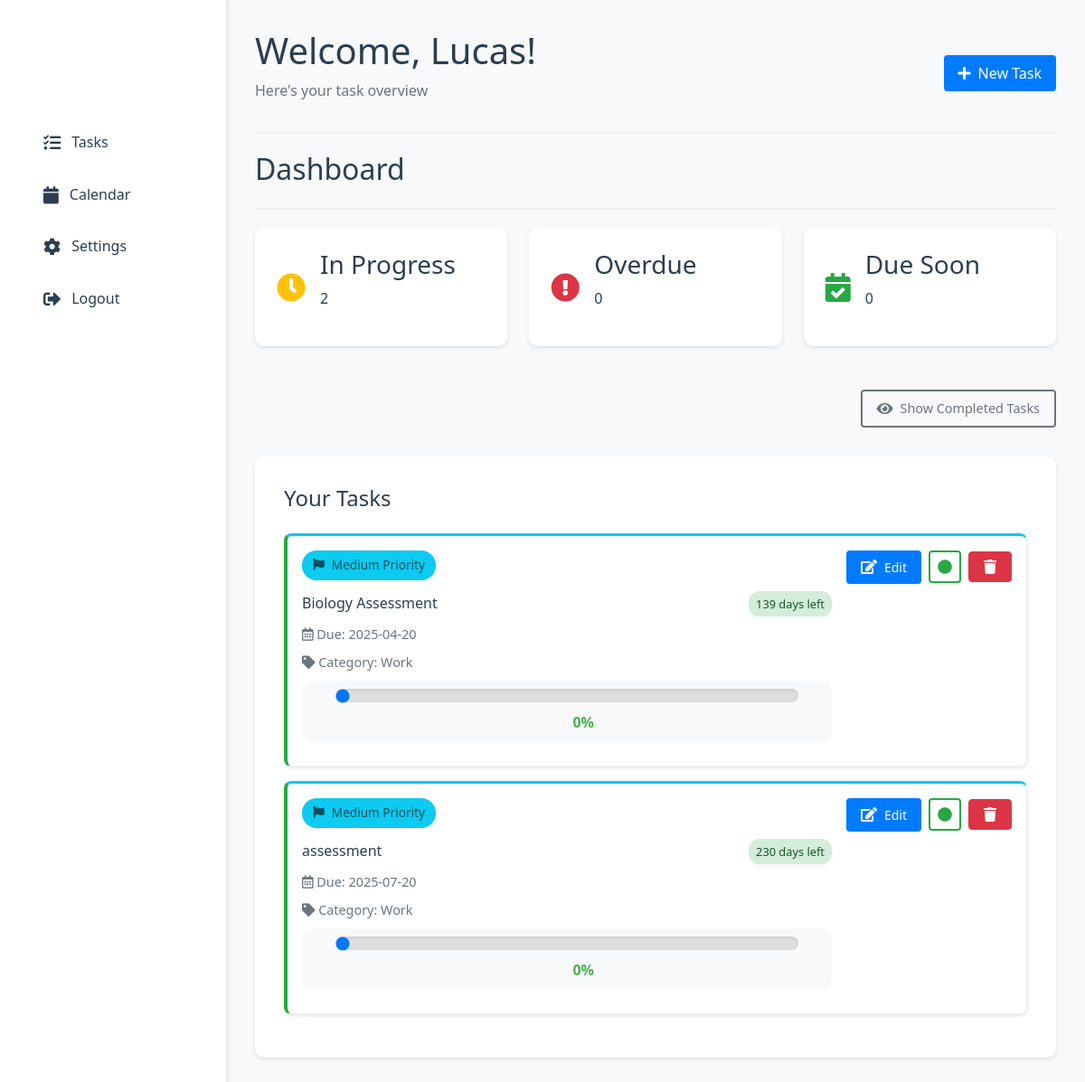
/dashboard (signed in), run on an earlier commit of the app's database.
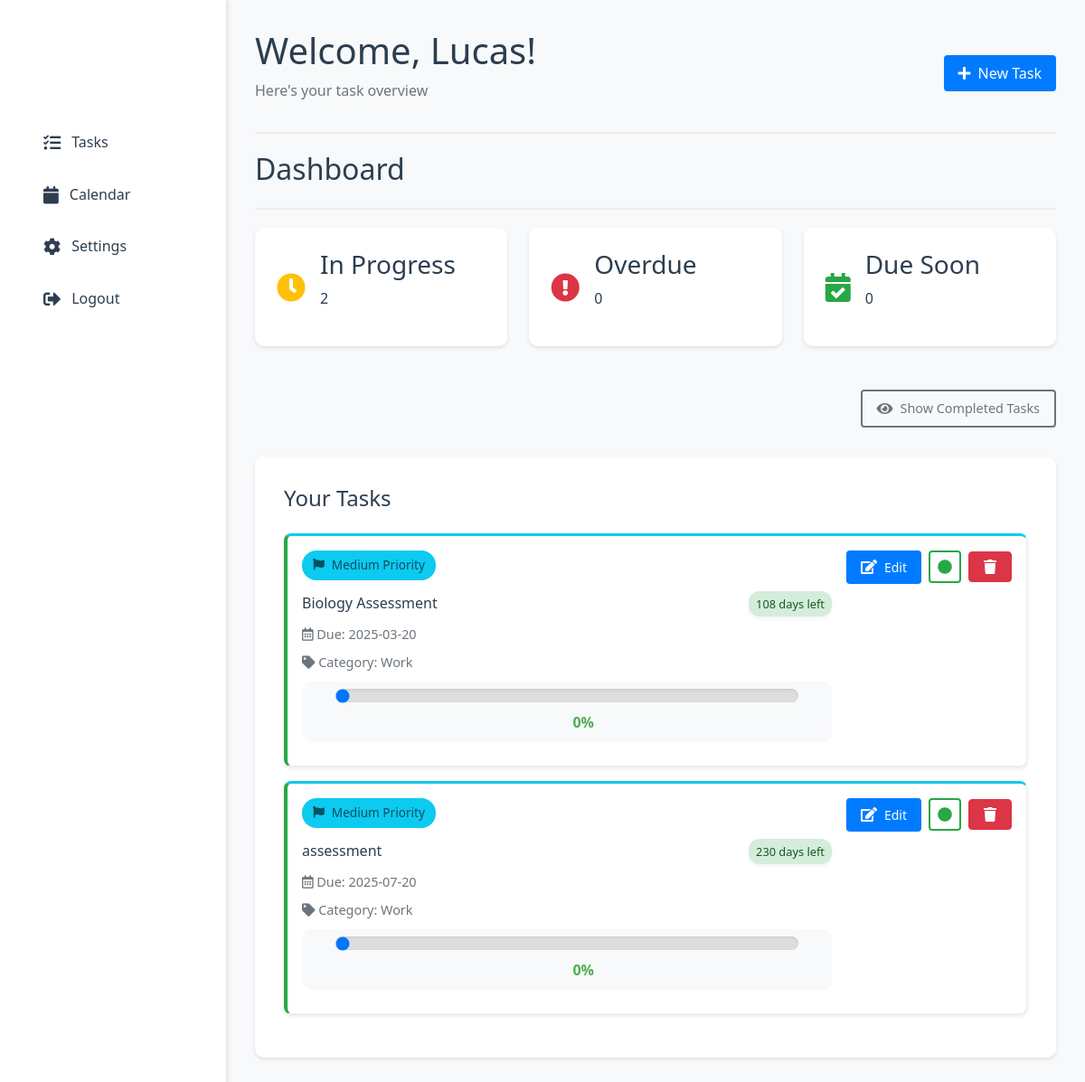
And on a later commit of the database.
### tables this page shows
CREATE TABLE todos (
                id INTEGER PRIMARY KEY AUTOINCREMENT,
                user_id INTEGER NOT NULL,
                task TEXT NOT NULL,
                due_date TEXT NOT NULL,
                done BOOLEAN NOT NULL DEFAULT 0, category_id INTEGER 
            REFERENCES categories(id), category TEXT DEFAULT 'General', notes TEXT DEFAULT '', custom_color TEXT DEFAULT NULL, importance TEXT DEFAULT 'medium', progress INTEGER DEFAULT 0,
                FOREIGN KEY (user_id) REFERENCES users (id)
            );

### app.py (the view, shortened to what this page needs)
@app.route("/dashboard", methods=["GET", "POST"])
@app.route("/dashboard/<show_completed>")
def dashboard(show_completed=None):
    if 'user_id' not in session:
        flash("Please login first!", "error")
        return redirect(url_for("login"))
    conn = sqlite3.connect(DB_PATH)
    cursor = conn.cursor()
    if show_completed:
        cursor.execute("""
            SELECT id, task, due_date, category, notes, importance, progress, done
            FROM todos
            WHERE user_id = ?
            ORDER BY done ASC, date(due_date) ASC
        """, (session['user_id'],))
    else:
        cursor.execute("""
            SELECT id, task, due_date, category, notes, importance, progress, done
            FROM todos
            WHERE user_id = ? AND done = 0
            ORDER BY date(due_date) ASC
        """, (session['user_id'],))
    todos = cursor.fetchall()
    conn.close()
    todo_list = []
    for todo in todos:
        due_date = datetime.fromisoformat(todo[2])
        time_left = due_date.date() - date.today()
        days_left = time_left.days
        color = colour(days_left)
        if days_left < 0:
            due_text = f"{abs(days_left)} days overdue"
        elif days_left == 0:
            due_text = "Due today"
        elif days_left == 1:
            due_text = "Due tomorrow"
        else:
            due_text = f"{days_left} days left"
        todo_list.append({
            "id": todo[0],
            "task": todo[1],
            "due_date": due_date.strftime("%Y-%m-%d"),
            "category": todo[3],
            "notes": todo[4],
            "importance": todo[5],
            "progress": todo[6],  # Added progress
            "color": color,
            "due_text": due_text,
            "done": todo[7],  # Add the done status
        })
    return render_template("dashboard.html",
                         todo_list=todo_list,
                         show_completed=bool(show_completed))

### app.py (called while the page is built)
def colour(days_left):
    if days_left < 0:
        return "red"  # Overdue
    elif days_left == 0:
        return "yellow"  # Due today
    elif days_left == 1:
        return "yellow"  # Due tomorrow
    elif days_left <= 7:
        return "yellow"  # Due soon
    else:
        return "on-time"  # On time

### templates/dashboard.html (shortened to what this page needs)
<!DOCTYPE html>
<html lang="en">
<head>
    <link rel="stylesheet" href="{{ url_for('static', filename='css/style.css') }}">
    <link rel="stylesheet" href="https://cdnjs.cloudflare.com/ajax/libs/font-awesome/5.15.4/css/all.min.css">
</head>
<body class="dashboard-body">
    <div class="dashboard-container">
        <aside class="sidebar">
            <div class="sidebar-header">
                <h2 class="logo">TaskMaster Pro</h2>
            </div>
            <nav class="sidebar-nav">
                <a href="{{ url_for('dashboard') }}" class="nav-item {% if active_page == 'tasks' %}active{% endif %}">
                    <i class="fas fa-tasks"></i> Tasks
                </a>
                <a href="{{ url_for('calendar_view') }}" class="nav-item {% if active_page == 'calendar' %}active{% endif %}">
                    <i class="fas fa-calendar"></i> Calendar
                </a>
                <a href="{{ url_for('settings') }}" class="nav-item {% if active_page == 'settings' %}active{% endif %}">
                    <i class="fas fa-cog"></i> Settings
                </a>
                <a href="{{ url_for('logout') }}" class="nav-item">
                    <i class="fas fa-sign-out-alt"></i> Logout
                </a>
            </nav>
        </aside>
        <main class="main-content">
            <header class="dashboard-header">
                <div>
                    <h1>Welcome, {{ session['username'] }}!</h1>
                    <p class="text-muted">Here's your task overview</p>
                </div>
                <div class="header-actions">
                    <button class="btn btn-primary" onclick="document.getElementById('addTaskModal').style.display='block'">
                        <i class="fas fa-plus"></i> New Task
                    </button>
                </div>
            </header>
            <div class="dashboard-header">
                <h2>Dashboard</h2>
            </div>
            <div class="task-summary">
                <div class="summary-card">
                    <i class="fas fa-clock text-warning"></i>
                    <div class="summary-info">
                        <h3>In Progress</h3>
                        <p>{{ todo_list|length }}</p>
                    </div>
                </div>
                <div class="summary-card">
                    <i class="fas fa-exclamation-circle text-danger"></i>
                    <div class="summary-info">
                        <h3>Overdue</h3>
                        <p>{{ todo_list|selectattr('color', 'equalto', 'red')|list|length }}</p>
                    </div>
                </div>
                <div class="summary-card">
                    <i class="fas fa-calendar-check text-success"></i>
                    <div class="summary-info">
                        <h3>Due Soon</h3>
                        <p>{{ todo_list|selectattr('color', 'equalto', 'yellow')|list|length }}</p>
                    </div>
                </div>
            </div>
            <div class="dashboard-actions">
                <button class="btn btn-outline-secondary toggle-completed-btn">
                    <i class="fas fa-eye"></i>
                    <span class="toggle-text">Show Completed Tasks</span>
                </button>
            </div>
            <div class="task-list">
                <h2>Your Tasks</h2>
                {% if todo_list %}
                    {% for todo in todo_list %}
                    <div class="task-card status-{{ todo.color }} {% if todo.done %}task-completed{% endif %}">
                        <div class="task-content">
                            <div class="task-priority">
                                <span class="importance-badge {{ todo.importance }}">
                                    <i class="fas fa-flag"></i> {{ todo.importance|title }} Priority
                                </span>
                            </div>
                            <div class="task-header">
                                <h3>{{ todo.task }}</h3>
                                <span class="due-badge {{ todo.color }}">{{ todo.due_text }}</span>
                            </div>
                            <p><i class="far fa-calendar-alt"></i> Due: {{ todo.due_date }}</p>
                            <p><i class="fas fa-tag"></i> Category: {{ todo.category }}</p>
                            <div class="progress-bar">
                                <input type="range" min="0" max="100" value="{{ todo.progress }}"
                                       class="progress-slider" data-task-id="{{ todo.id }}">
                                <span class="progress-value">{{ todo.progress }}%</span>
                            </div>
                        </div>
                        <div class="task-actions">
                            <a href="{{ url_for('edit_task', task_id=todo.id) }}" class="btn btn-sm btn-primary">
                                <i class="fas fa-edit"></i> Edit
                            </a>
                            <button class="btn btn-sm toggle-complete-btn {% if todo.done %}btn-success active{% else %}btn-outline-success{% endif %}"
                                    data-task-id="{{ todo.id }}">
                                <i class="fas {% if todo.done %}fa-check-circle{% else %}fa-circle{% endif %}"></i>
                            </button>
                            <a href="{{ url_for('delete_task', task_id=todo.id) }}" class="btn btn-danger btn-sm">
                                <i class="fas fa-trash"></i>
                            </a>
                        </div>
                    </div>
                    {% endfor %}
                {% else %}
                    <div class="empty-state">
                        <i class="fas fa-clipboard-list"></i>
                        <p>No tasks yet. Add your first task to get started!</p>
                    </div>
                {% endif %}
            </div>
        </main>
    </div>
</body>
</html>

### templates/dashboard.html (style rules this page uses)
.dashboard-header { display: flex; justify-content: space-between; align-items: center; margin-bottom: 20px; }
.btn { padding: 8px 16px; text-decoration: none; border-radius: 4px; display: inline-flex; align-items: center; gap: 0.5rem; }
.btn-primary { background-color: #007bff; color: white; }
.btn-danger { background-color: #dc3545; color: white; }
.btn i { font-size: 1rem; }
.task-header { display: flex; justify-content: space-between; align-items: center; margin-bottom: 0.5rem; }
.due-badge { font-size: 0.8rem; padding: 0.25rem 0.5rem; border-radius: 12px; font-weight: 500; }
.due-badge.on-time { background-color: #d4edda; color: #155724; }
.task-card { display: flex; justify-content: space-between; align-items: flex-start; padding: 1rem; margin-bottom: 1rem; background: white; border-radius: 8px; box-shadow: 0 2px 4px rgba(0,0,0,0.1); }
.task-content { flex-grow: 1; margin-right: 1rem; }
.importance-badge { font-size: 0.8rem; padding: 0.25rem 0.5rem; border-radius: 12px; font-weight: 500; }
.importance-badge.medium { background-color: #cff4fc; color: #055160; }
.task-priority { margin-bottom: 0.75rem; }
.importance-badge { display: inline-flex; align-items: center; gap: 0.5rem; padding: 0.35rem 0.75rem; border-radius: 16px; font-weight: 500; font-size: 0.85rem; }
.importance-badge i { font-size: 0.8rem; }
.importance-badge.medium { background-color: #0dcaf0; color: #055160; }
.task-card { border-top: 3px solid transparent; }
.task-card:has(.importance-badge.medium) { border-top-color: #0dcaf0; }

What changed in the data, as far as the page shows it:
changed todos "Biology Assessment": due_text "139 days left" → "108 days left"; due_date "2025-04-20" → "2025-03-20"
